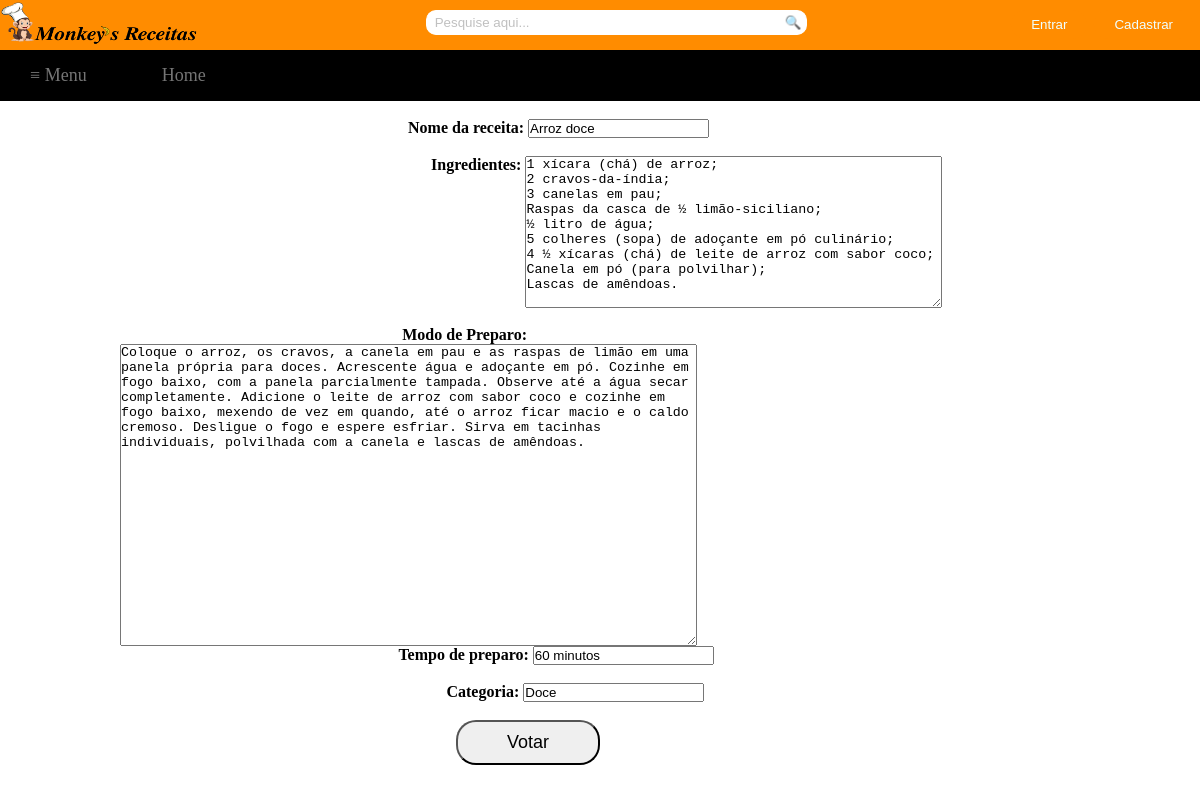
/tex4/visualizar.php?codReceita=50, run on the app's committed database.
### tables this page shows
CREATE TABLE `receita` (
  `codReceita` int(11) NOT NULL,
  `nomeReceita` varchar(255) DEFAULT NULL,
  `ingredientes` text,
  `modoPreparo` text,
  `codCategoria` int(11) DEFAULT NULL,
  `codTempo` int(11) DEFAULT NULL,
  `codUsuario` int(11) DEFAULT NULL,
  `totalVotos` int(11) NOT NULL
);

CREATE TABLE `tempo` (
  `codTempo` int(11) NOT NULL,
  `descTempo` varchar(255) DEFAULT NULL
);

CREATE TABLE `categoria` (
  `codCategoria` int(11) NOT NULL,
  `descCategoria` varchar(255) DEFAULT NULL
);

### tex4/visualizar.php (the view, shortened to what this page needs)
<html>
	<head>
		<link rel="stylesheet" type="text/css" href="Style/style.css">
		<link rel="stylesheet" type="text/css" href="Style/receitas.css">
	</head>
	<body>
		<div id="container">
			<div id="topbar">
				<?php
					if(!empty($_COOKIE['login']))
					{
						$name=$_COOKIE['login'];
						echo "<div id='sair'><input type='button' value='Sair' name='sair' onclick='location.href=&quot;logout.php&quot;'/></div>";
						echo "<div id='bem-vindo'>Seja bem-vindo, $name</div>";
					}
					else
					{
						echo "<div id='btn2'><input type='button' value='Cadastrar' name='modal' href='#dialog2'/></div> ";
						echo "<div id='btn'><input type='button' value='Entrar' href='#dialog1' name='modal' /></div>";
					}
				?>
				<div>
					<img src="Image/logoComLetra.png" style="float: left; left: 0; margin-top: -7; height: 57px; width: 200px; " />
				</div>
				<div id="search">
					<form method="post" action="pesquisa.php">
						<div>
							<input type="search" class="searchbox" name="pesquisa" placeholder="  Pesquise aqui...">
							<a href="#">
								<button type="submit" name="submit" class="searchbox1">&#x1f50d;</button>
							</a>
						</div>
					</form>
				</div>
			</div>
			<div id="navbar">
				<?php
					if(!empty($_COOKIE['login']))
					{
						echo "<nav class='drop'>";
						echo "	<ul class='drop1'>";
						echo "	    <li class='dropMain'>";
						echo "	        <a href='#'>&#8801; Menu</a>";
						echo "	        <ul class='drop2'>";
						echo "	            <li>";
						echo "	            	<a href='Recipes/doces.php'>Doces</a>";
						echo "	            </li>";
						echo "	            <li>";
						echo "	            	<a href='Recipes/salgados.php'>Salgados</a>";
						echo "	            </li>";
						echo "	            <li>";
						echo "	            	<a href='Recipes/saladas.php'>Saladas</a>";
						echo "	            </li>";
						echo "	            <li>";
						echo "	            	<a href='Recipes/alcoolica.php'>Bebidas alcoólicas</a>";
						echo "	            </li>";
						echo "	            <li>";
						echo "	            	<a href='Recipes/nAlcoolica.php'>Bebidas não alcoólicas</a>";
						echo "	            </li>";
						echo "	            <li>";
						echo "	            	<a href='Recipes/rapidas.php'>Receitas rápidas(até 30 min)</a>";
						echo "	            </li>";
						echo "	            <li>";
						echo "	            	<a href='visualizarReceitas.php'>Todas as receitas</a>";
						echo "	            </li>";
						echo "	        </ul>";
						echo "	    </li>";
						echo "		<li class='dropMain'>";
						echo "	        <a href='index.php'>Home</a>";
						echo "	    </li>";
						echo "	    <li class='dropMain'>";
						echo "	        <a href='receita.php'>Cadastrar Receita</a>";
						echo "	    </li>";
						echo "	    <li class='dropMain'>";
						echo "	        <a href='viewReceitasCadastrado.php'>Minhas Receitas</a>";
						echo "	    </li>";
						echo "	</ul>";
						echo "</nav>";
					}
					else
					{
						echo "<nav class='drop'>";
						echo "	<ul class='drop1'>";
						echo "	    <li class='dropMain'>";
						echo "	        <a href='#'>&#8801; Menu</a>";
						echo "	    </li>";
						echo "		<li class='dropMain'>";
						echo "	        <a href='index.php'>Home</a>";
						echo "	    </li>";
						echo "	</ul>";
						echo "</nav>";
					}
				?>
			</div>
			<div id="main">
				<div id="column_left">
				</div>
				<div id="column_center">
					<?php
						include('Includes/conn.php');
						if(isset($_GET['codReceita']))
						{
							$codReceita=$_GET['codReceita'];
							$query1=mysqli_query($conn,"select * from receita where codReceita LIKE '$codReceita'");
							$query2=mysqli_fetch_array($query1);
					?>
					<br />
					<form method="post" action="">
						<span style="float: left; margin-left: 30%;"><h4>Nome da receita:&nbsp;</h4></span>
						<input type="text" name="nomeReceita" value="<?php echo $query2['nomeReceita'];?>" readonly>
						<br />
						<br />
						<span style="float: left; margin-left: 32.4%;"><h4>Ingredientes:&nbsp;</h4></span>
						<textarea name="ingredientes" rows="10" cols="50" readonly><?php echo $query2['ingredientes'];?></textarea>
						<br />
						<br />
						<span style="float: left; margin-left: 29.4%;"><h4>Modo de Preparo:&nbsp;</h4></span>
						<textarea name="modoPreparo" rows="20" cols="70" readonly><?php echo $query2['modoPreparo'];?></textarea>
						<br />
						<span style="float: left; margin-left: 29%;"><h4>Tempo de preparo:&nbsp;</h4></span>
						<input type="text" name="tempoPreparo" value="<?php
						$sql = "SELECT tempo.descTempo FROM tempo, receita WHERE tempo.codTempo=receita.codTempo AND codReceita LIKE '$codReceita'";
						$result = mysqli_query($conn,$sql);
						while ($row = mysqli_fetch_array($result))
						{
							echo "$row[descTempo]";
						}
						?>" readonly>
						<br />
						<br />
						<span style="float: left; margin-left: 34%;"><h4>Categoria:&nbsp;</h4></span>
						<input type="text" name="categoria" value="<?php
						$sql = "SELECT categoria.descCategoria FROM categoria, receita WHERE categoria.codCategoria=receita.codCategoria AND codReceita LIKE '$codReceita'";
						$result = mysqli_query($conn,$sql);
						while ($row = mysqli_fetch_array($result))
						{
							echo "$row[descCategoria]";
						}
			 			?>" readonly>
						<br />
						<br />
						<input class="votar" type="submit" value="Votar" name="submit">
						<br />
					</form>
					<?php
						}
					?>
				</div>
				<div id="column_right">
				</div>
			</div>
		</div>
	</body>
</html>

### tex4/Style/style.css (style rules this page uses)
* { margin: 0px; padding: 0px; }
html, body { height:100%; }
#container { margin: 0; width: 100%; height: 100%; }
#topbar { margin: 0; width: 100%; height: 50px; background: #FF8C00; }
#navbar { margin: 0; width: 100%; }
#main { margin: auto; width: 100%; height: 590px; }
#main #column_left { float: left; left: 0; width: 10%; height: 100%; }
#main #column_center { float: left; left: 0; width: 80%; height: 100%; max-height: 100%; }
#main #column_right { float: right; right: 0; width: 10%; height: 100%; }
#btn input[type="button"] { float: right; color: #F0FFFF; border-radius: 20px; padding: 7px 20px 7px 20px; margin-top: 10px; margin-right: 7px; text-align: center; outline: thin dotted; outline: 0px auto -webkit-focus-ring-color; outline-offset: 0px; background: #FF8C00; border: 0px; }
input::placeholder { color: #C0C0C0; }
#btn2 input[type="button"] { float: right; color: #F0FFFF; border-radius: 20px; padding: 7px 20px 7px 20px; margin-top: 10px; margin-right: 7px; text-align: center; outline: thin dotted; outline: 0px auto -webkit-focus-ring-color; outline-offset: 0px; border: 0px; background: #FF8C00; }
#search { margin-right: 5px; text-align: center; }
#search .searchbox { width: 30%; height: 25px; border-radius: 10px 0px 0px 10px; outline: thin dotted; outline: 0px auto -webkit-focus-ring-color; outline-offset: 0px; border: 1px solid white; margin-top: 10px; border-right: none; }
#search .searchbox1 { cursor: pointer; outline: thin dotted; outline: 0px auto -webkit-focus-ring-color; outline-offset: 0px; height: 25px; margin-top: 10px; position: absolute; background: white; border: 1px solid white; border-left: none; border-radius: 0px 10px 10px 0px; padding-right: 4.2px; }
#navbar .drop { margin-top: 0 auto; text-align: center; }
#navbar .drop .drop1 { font-size: 18px; background: #000; padding: 0px; list-style: none; position: relative; display: block; }
#navbar .drop .drop1:after { content: ""; clear: both; display: block; }
#navbar .drop .drop1 .dropMain { float: left; left: 0; padding: 15px 15px 15px 0px; }
#navbar .drop .drop1 .dropMain a { margin-top: 0px; display: block; padding: 0px 30px; color: #757575; text-decoration: none; }

### tex4/Style/receitas.css (style rules this page uses)
.cadastrar, .votar { cursor: pointer; float: left; margin-left: 35%; width: 15%; height: 45px; border-radius: 20px; font-size: 18px; outline: thin dotted; outline: 0px auto -webkit-focus-ring-color; outline-offset: 0px; }

### data on the page
receita: nomeReceita "Arroz doce", ingredientes "1 xícara (chá) de arroz; 2 cravos-da-índia; 3 canelas em pau; Raspas da casca de ½ limão-siciliano; ½ litro de água; 5 colheres (sopa) de adoçante em pó culinário; 4 ½ xícaras (chá) de leite de arroz com sabor coco; Canela em pó (para polvilhar); Lascas de amêndoas.", modoPreparo "Coloque o arroz, os cravos, a canela em pau e as raspas de limão em uma panela própria para doces. Acrescente água e adoçante em pó. Cozinhe em fogo baixo, com a panela parcialmente tampada. Observe até a água secar completamente. Adicione o leite de arroz com sabor coco e cozinhe em fogo baixo, mexendo de vez em quando, até o arroz ficar macio e o caldo cremoso. Desligue o fogo e espere esfriar. Sirva em tacinhas individuais, polvilhada com a canela e lascas de amêndoas."
tempo: tempoPreparo "60 minutos"
categoria: categoria "Doce"
